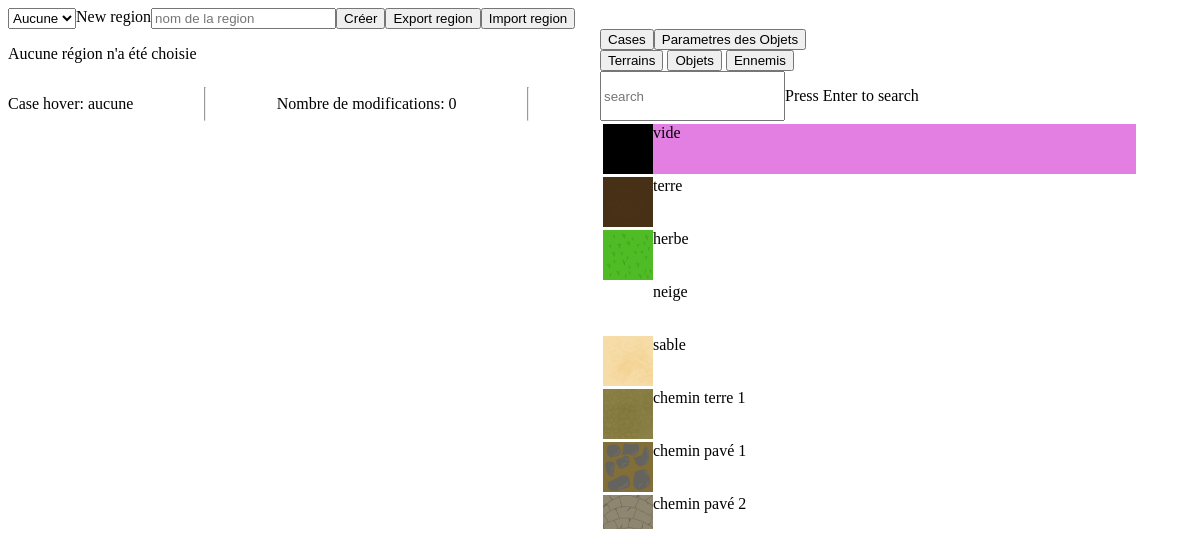
Page /web/php/editor.php (signed in) on the committed database.
### tables this page shows
CREATE TABLE terrain (
	id_terrain INT PRIMARY KEY,
 	image_ TEXT,
 	nom  TEXT,
 	peut_marcher BOOLEAN,
 	cultivable BOOLEAN,
 	objet_dessus BOOLEAN
);

### includes/bdd.php (called while the page is built, shortened)
<?php
function requete_prep($db, $requested, $vars=array(), $debug=false){
    $statement = $db->prepare($requested, array(PDO::ATTR_CURSOR => PDO::CURSOR_FWDONLY));
    $reponse = $statement->execute($vars);
    $arr = $statement->fetchAll();
    return $arr;
}

### web/php/editor.php (the view, shortened to what this page needs)
<?php
include_once "../../includes/bdd.php";
$db = load_db("../../includes/config.json");
$requete = "SELECT * FROM terrain;";
$terrains = array();
$r = requete_prep($db, $requete);
foreach($r as $i => $data){
    $nom = $data["nom"];
    $img = $data["image_"];
    $terrains[$data["id_terrain"]] = array("nom"=>$nom, "img"=>$img);
}
$requete = "SELECT * FROM objets;";
$objets = array();
$r = requete_prep($db, $requete);
foreach($r as $i => $data){
    $nom = $data["nom"];
    $img = $data["image_"];
    $objets[$data["id_objet"]] = array("id_objet"=>$data["id_objet"], "nom"=>$nom,
                                       "img"=>$img, "z_index"=>$data["z_index"]);
}
$requete = "SELECT * FROM monstre;";
$ennemis = array();
$r = requete_prep($db, $requete);
foreach($r as $i => $data){
    $nom = $data["nom"];
    $img = $data["img_base"];
    $ennemis[$data["id_monstre"]] = array("id_monstre"=>$data["id_monstre"], "nom"=>$nom,
                                       "img_base"=>$img);
}
$region_selected = "";
$cases_terrains = array();
$cases_objets = array();
$cases_ennemis = array();
$tc = 5;
?>
<html>
    <head>
        <link href="../css/editor.css" rel="stylesheet" />
    </head>
    <body onload="aff();">
        <div>
            <div class="row">
                <select id="region_sel" onchange="change_map()">
                    <option value="" <?php if($region_selected == ""){ echo "selected"; } ?>>Aucune</option>
                </select>
                <div class="row">
                    <label>New region</label>
                    <input id="new_region_name" type="text" placeholder="nom de la region">
                    <button onclick="new_region();">Créer</button>
                </div>
                <div class="row">
                    <button onclick="export_region();">Export region</button>
                    <button onclick="import_region();">Import region</button>
                </div>
            </div>
        </div>
        <div class="row">
            <div style="overflow:auto;width:100%;height:90%;">
            <?php
                if($region_selected!=""){
                    echo "<svg viewBox=\"0 0 100 80\" id=\"viewport\" onmouseleave=\"is_clicking=false;\" style=\"background:white;border:1px solid black;\" xmlns=\"http://www.w3.org/2000/svg\">";
                    $tx = 20;
                    $ty = 16;
                    $dx = 0;
                    $dy = 0;
                    $ct = $tc + 0.15;
                    echo "<image id=\"case_test\" style=\"display:none;\" x=\"0\" y=\"0\" width=\"$ct\" height=\"$ct\" class=\"case\"></image>";
                    for($x = 0; $x < $tx; $x++){
                        for($y = 0; $y < $ty; $y++){
                            $cx = $x * $tc + $dx;
                            $cy = $y * $tc + $dy;
                            $idd = "$x-$y";
                            $src="../imgs/tuiles/vide.png";
                            if(isset($cases_terrains[$idd])){
                                $img = $terrains[$cases_terrains[$idd]["id_terrain"]]["img"];
                                $src = "../imgs/tuiles/$img";
                            }
                            echo "<image z_index=0 id=\"$x-$y\" xlink:href=\"$src\" x=\"$cx\" y=\"$cy\" width=\"$ct\" height=\"$ct\" onmouseover=\"mo($x,$y);\" onmouseout=\"ml($x,$y);\" class=\"case\"></image>";
                        }
                    }
                    for($x = 0; $x < $tx; $x++){
                        for($y = 0; $y < $ty; $y++){
                            $cx = $x * $tc + $dx;
                            $cy = $y * $tc + $dy;
                            $idd = "$x-$y";
                            $src = "";
                            if(isset($cases_objets[$idd])){
                                $img = $objets[$cases_objets[$idd]["id_objet"]]["img"];
                                $src = "../imgs/objets/$img";
                            }
                            $ct = $tc + 0.15;
                            echo "<image z_index=0 id=\"o_$x-$y\" xlink:href=\"$src\" x=\"$cx\" y=\"$cy\" width=\"$ct\" height=\"$ct\" onmouseover=\"mo($x,$y);\" onmouseout=\"ml($x,$y);\" class=\"case\"></image>";
                        }
                    }
                    for($x = 0; $x < $tx; $x++){
                        for($y = 0; $y < $ty; $y++){
                            $cx = $x * $tc + $dx;
                            $cy = $y * $tc + $dy;
                            $idd = "$x-$y";
                            $src = "";
                            if(isset($cases_ennemis[$idd])){
                                $img = $ennemis[$cases_ennemis[$idd]["id_monstre"]]["img_base"];
                                $src = "../imgs/ennemis/$img";
                            }
                            $ct = $tc + 0.15;
                            echo "<image z_index=0 id=\"e_$x-$y\" xlink:href=\"$src\" x=\"$cx\" y=\"$cy\" width=\"$ct\" height=\"$ct\" onmouseover=\"mo($x,$y);\" onmouseout=\"ml($x,$y);\" class=\"case\"></image>";
                        }
                    }
                    echo "<rect id=\"selection_params\" x=0 y=0 width=$tc height=$tc style=\"stroke: green; stroke-width: 0.2; fill:none; display:none;\"></rect>";
                    echo "</svg>";
                }
                else{
                    echo "<p>Aucune région n'a été choisie</p>";
                }
            ?>
            <div class="row">
                <p>Case hover: <span id="hover_case">aucune</span></p>
                <hr />
                <p>Nombre de modifications: <span id="nb_modifs">0</span></p>
                <hr />
            </div>
            </div>
            <div style="overflow:scroll;width:100%;height:500px;">
                <div class="liste_tiles">
                    <div class="row">
                        <button onclick="set_selection('terrains');">Cases</button>
                        <button onclick="set_selection('objets_parametres');">Parametres des Objets</button>
                    </div>
                    <div class="row">
                        <div id="bts_placer">
                            <button onclick="set_selection('terrains');">Terrains</button>
                            <button onclick="set_selection('objets');">Objets</button>
                            <button onclick="set_selection('ennemis');">Ennemis</button>
                        </div>
                    </div>
                    <div id="terrains">
                        <div class="row"> <input id="search_t" type="text" placeholder="search" onkeypress="search_t();" onchange="search_t();" /> <p>Press Enter to search</p></div>
                        <?php
                            foreach($terrains as $i=>$data){
                                $img = $data["img"];
                                $nom = $data["nom"];
                                $sel = "";
                                if($i == 0){
                                    $sel = "liste_element_selectione";
                                }
                                echo "<div value=\"$nom\" id=\"liste_elt_$i\" class=\"liste_terrains liste_element $sel\" onclick=\"select_tile($i);\"><img class=\"img_liste_element\" src=\"../imgs/tuiles/$img\" /><label>$nom</label></div>";
                            }
                        ?>
                    </div>
                </div>
            </div>
        </div>
    </body>
</html>

### web/css/editor.css (style rules this page uses)
.row { display: flex; flex-direction: row; }
.liste_element { width: 90%; display: flex; flex-direction: row; margin: 3px; }
.liste_element_selectione { background-color: rgba(200, 0, 200, 0.5); }
.img_liste_element { width: 50px; height: 50px; float: left; }

### web/php/editor.php (style rules this page uses)
body { overflow: hidden; }

### rows in the picture
terrain: image_ (picture), nom "vide"
terrain: image_ (picture), nom "terre"
terrain: image_ (picture), nom "herbe"
terrain: image_ (picture), nom "neige"
terrain: image_ (picture), nom "sable"
terrain: image_ (picture), nom "chemin terre 1"
terrain: image_ (picture), nom "chemin pavé 1"
terrain: image_ (picture), nom "chemin pavé 2"
